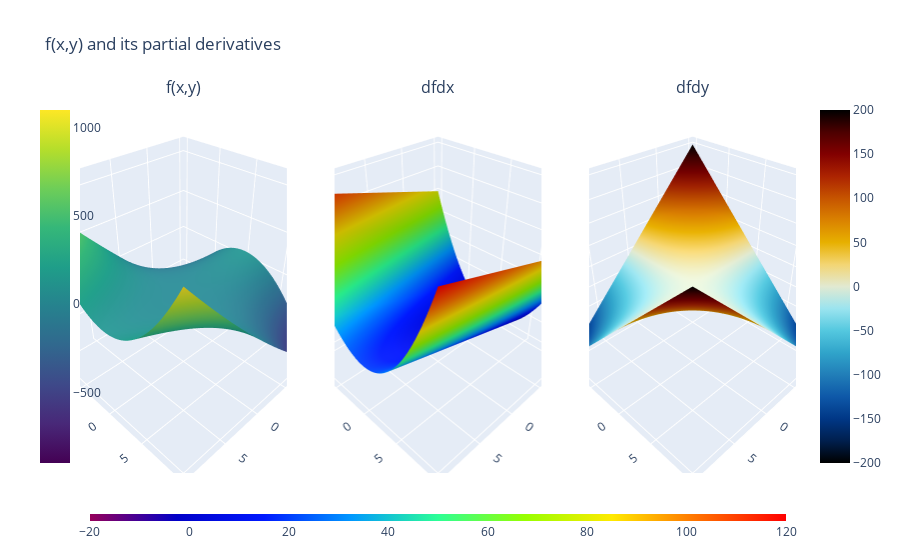

Here is the notebook cell this chart was saved with:
### Code cell
from plotly.subplots import make_subplots
from plotly import graph_objects as go
warnings.simplefilter("ignore", category=DeprecationWarning)
x,y = sym.symbols("x,y")

f = x**2 + x*y**2


X, Y = np.meshgrid(np.linspace(-10, 10, 100), np.linspace(-10, 10, 100))

dfdx = sym.diff(f,x)
dfdy = sym.diff(f,y)

fxy = sym.lambdify([(x,y)],f)([X,Y])
dfdxx = sym.lambdify([(x,y)],dfdx)([X,Y])
dfdyy = sym.lambdify([(x,y)],dfdy)([X,Y])


fig = make_subplots(rows=1, cols=3,
                    specs=[[{'is_3d': True}, {'is_3d': True}, {'is_3d': True}]],
                    subplot_titles=['f(x,y)', 'dfdx',"dfdy"],
                    )

fig.add_trace(go.Surface(x=X, y=Y, z=fxy, colorbar_x=-0.07, colorscale="viridis"), 1, 1)
fig.add_trace(go.Surface(x=X, y=Y, z=dfdxx, showscale=True, colorbar_x=0.5, colorbar_y=-0.2, colorbar={"orientation":"h","thickness":7},
                        colorscale="rainbow"), 1, 2)
fig.add_trace(go.Surface(x=X, y=Y, z=dfdyy,colorscale="icefire"), 1, 3)
fig.update_layout(title_text="f(x,y) and its partial derivatives")
fig.show()

### Figure 1 — Plotly figure (JSON) as saved in the notebook; plotly's stock layout.template omitted (floating-point values rounded to 4 significant figures; data arrays with more than 128 entries replaced by an {"elided": "..."} marker saying what was removed)
{"data": [{"colorbar": {"x": -0.07}, "colorscale": [[0, "#440154"], [0.1111, "#482878"], [0.2222, "#3e4989"], [0.3333, "#31688e"], [0.4444, "#26828e"], [0.5556, "#1f9e89"], [0.6667, "#35b779"], [0.7778, "#6ece58"], [0.8889, "#b5de2b"], [1, "#fde725"]], "scene": "scene", "type": "surface", "x": {"elided": "100x100 float values"}, "y": {"elided": "100x100 float values"}, "z": {"elided": "100x100 float values"}}, {"colorbar": {"orientation": "h", "thickness": 7, "x": 0.5, "y": -0.2}, "colorscale": [[0, "rgb(150,0,90)"], [0.125, "rgb(0,0,200)"], [0.25, "rgb(0,25,255)"], [0.375, "rgb(0,152,255)"], [0.5, "rgb(44,255,150)"], [0.625, "rgb(151,255,0)"], [0.75, "rgb(255,234,0)"], [0.875, "rgb(255,111,0)"], [1, "rgb(255,0,0)"]], "scene": "scene2", "showscale": true, "type": "surface", "x": {"elided": "100x100 float values"}, "y": {"elided": "100x100 float values"}, "z": {"elided": "100x100 float values"}}, {"colorscale": [[0, "#000000"], [0.0625, "#001f4d"], [0.125, "#003786"], [0.1875, "#0e58a8"], [0.25, "#217eb8"], [0.3125, "#30a4ca"], [0.375, "#54c8df"], [0.4375, "#9be4ef"], [0.5, "#e1e9d1"], [0.5625, "#f3d573"], [0.625, "#e7b000"], [0.6875, "#da8200"], [0.75, "#c65400"], [0.8125, "#ac2301"], [0.875, "#820000"], [0.9375, "#4c0000"], [1, "#000000"]], "scene": "scene3", "type": "surface", "x": {"elided": "100x100 float values"}, "y": {"elided": "100x100 float values"}, "z": {"elided": "100x100 float values"}}], "layout": {"annotations": [{"font": {"size": 16}, "showarrow": false, "text": "f(x,y)", "x": 0.1444, "xanchor": "center", "xref": "paper", "y": 1, "yanchor": "bottom", "yref": "paper"}, {"font": {"size": 16}, "showarrow": false, "text": "dfdx", "x": 0.5, "xanchor": "center", "xref": "paper", "y": 1, "yanchor": "bottom", "yref": "paper"}, {"font": {"size": 16}, "showarrow": false, "text": "dfdy", "x": 0.8556, "xanchor": "center", "xref": "paper", "y": 1, "yanchor": "bottom", "yref": "paper"}], "scene": {"domain": {"x": [0, 0.2889], "y": [0, 1]}}, "scene2": {"domain": {"x": [0.3556, 0.6444], "y": [0, 1]}}, "scene3": {"domain": {"x": [0.7111, 1], "y": [0, 1]}}, "title": {"text": "f(x,y) and its partial derivatives"}}}
